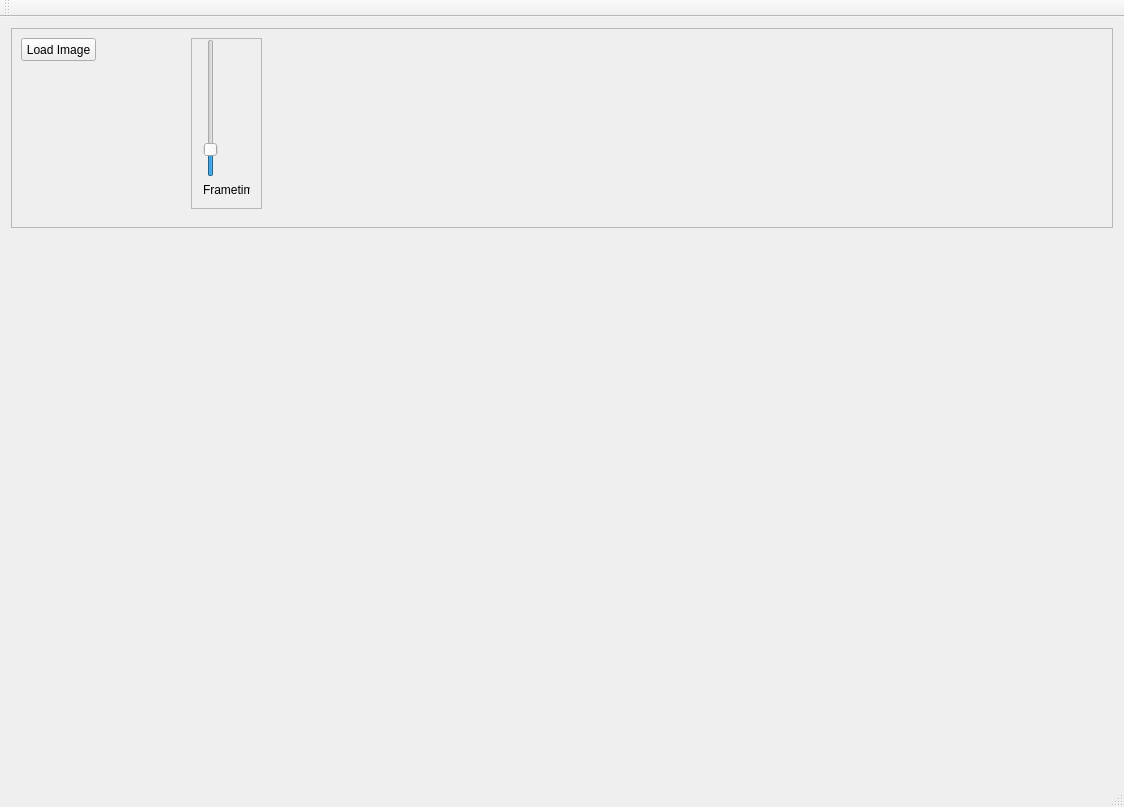
<?xml version="1.0" encoding="UTF-8"?>
<ui version="4.0">
 <class>GameOfLifeClass</class>
 <widget class="QMainWindow" name="GameOfLifeClass">
  <property name="geometry">
   <rect>
    <x>0</x>
    <y>0</y>
    <width>1124</width>
    <height>807</height>
   </rect>
  </property>
  <property name="windowTitle">
   <string>GameOfLife</string>
  </property>
  <widget class="QWidget" name="centralWidget">
   <layout class="QGridLayout" name="gridLayout">
    <item row="1" column="0">
     <widget class="QWidget" name="view_widget" native="true"/>
    </item>
    <item row="0" column="0">
     <widget class="QFrame" name="frame">
      <property name="maximumSize">
       <size>
        <width>16777215</width>
        <height>200</height>
       </size>
      </property>
      <property name="frameShape">
       <enum>QFrame::StyledPanel</enum>
      </property>
      <property name="frameShadow">
       <enum>QFrame::Raised</enum>
      </property>
      <widget class="QPushButton" name="loadImage_pushButton">
       <property name="geometry">
        <rect>
         <x>10</x>
         <y>10</y>
         <width>75</width>
         <height>23</height>
        </rect>
       </property>
       <property name="text">
        <string>Load Image</string>
       </property>
      </widget>
      <widget class="QFrame" name="frame_2">
       <property name="geometry">
        <rect>
         <x>180</x>
         <y>10</y>
         <width>71</width>
         <height>171</height>
        </rect>
       </property>
       <property name="frameShape">
        <enum>QFrame::StyledPanel</enum>
       </property>
       <property name="frameShadow">
        <enum>QFrame::Raised</enum>
       </property>
       <layout class="QGridLayout" name="gridLayout_2">
        <property name="topMargin">
         <number>0</number>
        </property>
        <item row="0" column="0">
         <widget class="QSlider" name="speed_slider">
          <property name="sizePolicy">
           <sizepolicy hsizetype="Fixed" vsizetype="Expanding">
            <horstretch>0</horstretch>
            <verstretch>0</verstretch>
           </sizepolicy>
          </property>
          <property name="maximum">
           <number>100</number>
          </property>
          <property name="value">
           <number>16</number>
          </property>
          <property name="orientation">
           <enum>Qt::Vertical</enum>
          </property>
         </widget>
        </item>
        <item row="1" column="0">
         <widget class="QLabel" name="label">
          <property name="text">
           <string>Frametime</string>
          </property>
         </widget>
        </item>
       </layout>
      </widget>
     </widget>
    </item>
   </layout>
  </widget>
  <widget class="QMenuBar" name="menuBar">
   <property name="geometry">
    <rect>
     <x>0</x>
     <y>0</y>
     <width>1124</width>
     <height>21</height>
    </rect>
   </property>
  </widget>
  <widget class="QToolBar" name="mainToolBar">
   <attribute name="toolBarArea">
    <enum>TopToolBarArea</enum>
   </attribute>
   <attribute name="toolBarBreak">
    <bool>false</bool>
   </attribute>
  </widget>
  <widget class="QStatusBar" name="statusBar"/>
 </widget>
 <layoutdefault spacing="6" margin="11"/>
 <resources>
  <include location="GameOfLife.qrc"/>
 </resources>
 <connections/>
</ui>
